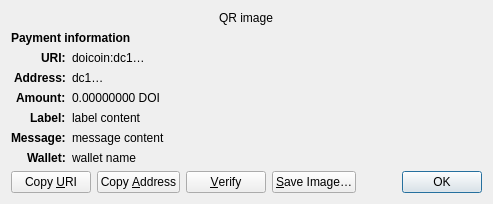
<?xml version="1.0" encoding="UTF-8"?>
<ui version="4.0">
 <class>ReceiveRequestDialog</class>
 <widget class="QDialog" name="ReceiveRequestDialog">
  <property name="geometry">
   <rect>
    <x>0</x>
    <y>0</y>
    <width>485</width>
    <height>229</height>
   </rect>
  </property>
  <property name="windowTitle">
   <string>Request payment to …</string>
  </property>
  <layout class="QGridLayout" name="gridLayout" columnstretch="0,1">
   <property name="sizeConstraint">
    <enum>QLayout::SetFixedSize</enum>
   </property>
   <item row="0" column="0" colspan="2" alignment="Qt::AlignHCenter">
    <widget class="QRImageWidget" name="qr_code">
     <property name="text">
      <string notr="true">QR image</string>
     </property>
     <property name="textInteractionFlags">
      <set>Qt::NoTextInteraction</set>
     </property>
    </widget>
   </item>
   <item row="1" column="0" colspan="2">
    <widget class="QLabel" name="payment_header">
     <property name="font">
      <font>
       <weight>75</weight>
       <bold>true</bold>
      </font>
     </property>
     <property name="text">
      <string>Payment information</string>
     </property>
     <property name="textInteractionFlags">
      <set>Qt::NoTextInteraction</set>
     </property>
    </widget>
   </item>
   <item row="2" column="0" alignment="Qt::AlignRight|Qt::AlignTop">
    <widget class="QLabel" name="uri_tag">
     <property name="font">
      <font>
       <weight>75</weight>
       <bold>true</bold>
      </font>
     </property>
     <property name="text">
      <string notr="true">URI:</string>
     </property>
     <property name="textFormat">
      <enum>Qt::PlainText</enum>
     </property>
     <property name="textInteractionFlags">
      <set>Qt::NoTextInteraction</set>
     </property>
    </widget>
   </item>
   <item row="2" column="1" alignment="Qt::AlignTop">
    <widget class="QLabel" name="uri_content">
     <property name="text">
      <string notr="true">doicoin:dc1…</string>
     </property>
     <property name="textFormat">
      <enum>Qt::RichText</enum>
     </property>
     <property name="wordWrap">
      <bool>true</bool>
     </property>
     <property name="textInteractionFlags">
      <set>Qt::TextSelectableByMouse</set>
     </property>
    </widget>
   </item>
   <item row="3" column="0" alignment="Qt::AlignRight|Qt::AlignTop">
    <widget class="QLabel" name="address_tag">
     <property name="font">
      <font>
       <weight>75</weight>
       <bold>true</bold>
      </font>
     </property>
     <property name="text">
      <string>Address:</string>
     </property>
     <property name="textInteractionFlags">
      <set>Qt::NoTextInteraction</set>
     </property>
    </widget>
   </item>
   <item row="3" column="1" alignment="Qt::AlignTop">
    <widget class="QLabel" name="address_content">
     <property name="text">
      <string notr="true">dc1…</string>
     </property>
     <property name="textFormat">
      <enum>Qt::PlainText</enum>
     </property>
     <property name="textInteractionFlags">
      <set>Qt::TextSelectableByMouse</set>
     </property>
    </widget>
   </item>
   <item row="4" column="0" alignment="Qt::AlignRight|Qt::AlignTop">
    <widget class="QLabel" name="amount_tag">
     <property name="font">
      <font>
       <weight>75</weight>
       <bold>true</bold>
      </font>
     </property>
     <property name="text">
      <string>Amount:</string>
     </property>
     <property name="textInteractionFlags">
      <set>Qt::NoTextInteraction</set>
     </property>
    </widget>
   </item>
   <item row="4" column="1" alignment="Qt::AlignTop">
    <widget class="QLabel" name="amount_content">
     <property name="text">
      <string notr="true">0.00000000 DOI</string>
     </property>
     <property name="textFormat">
      <enum>Qt::PlainText</enum>
     </property>
     <property name="textInteractionFlags">
      <set>Qt::TextSelectableByMouse</set>
     </property>
    </widget>
   </item>
   <item row="5" column="0" alignment="Qt::AlignRight|Qt::AlignTop">
    <widget class="QLabel" name="label_tag">
     <property name="font">
      <font>
       <weight>75</weight>
       <bold>true</bold>
      </font>
     </property>
     <property name="text">
      <string>Label:</string>
     </property>
     <property name="textInteractionFlags">
      <set>Qt::NoTextInteraction</set>
     </property>
    </widget>
   </item>
   <item row="5" column="1" alignment="Qt::AlignTop">
    <widget class="QLabel" name="label_content">
     <property name="text">
      <string notr="true">label content</string>
     </property>
     <property name="textFormat">
      <enum>Qt::PlainText</enum>
     </property>
     <property name="wordWrap">
      <bool>true</bool>
     </property>
     <property name="textInteractionFlags">
      <set>Qt::TextSelectableByMouse</set>
     </property>
    </widget>
   </item>
   <item row="6" column="0" alignment="Qt::AlignRight|Qt::AlignTop">
    <widget class="QLabel" name="message_tag">
     <property name="font">
      <font>
       <weight>75</weight>
       <bold>true</bold>
      </font>
     </property>
     <property name="text">
      <string>Message:</string>
     </property>
     <property name="textInteractionFlags">
      <set>Qt::NoTextInteraction</set>
     </property>
    </widget>
   </item>
   <item row="6" column="1" alignment="Qt::AlignTop">
    <widget class="QLabel" name="message_content">
     <property name="text">
      <string notr="true">message content</string>
     </property>
     <property name="textFormat">
      <enum>Qt::PlainText</enum>
     </property>
     <property name="wordWrap">
      <bool>true</bool>
     </property>
     <property name="textInteractionFlags">
      <set>Qt::TextSelectableByMouse</set>
     </property>
    </widget>
   </item>
   <item row="7" column="0" alignment="Qt::AlignRight|Qt::AlignTop">
    <widget class="QLabel" name="wallet_tag">
     <property name="font">
      <font>
       <weight>75</weight>
       <bold>true</bold>
      </font>
     </property>
     <property name="text">
      <string>Wallet:</string>
     </property>
     <property name="textInteractionFlags">
      <set>Qt::NoTextInteraction</set>
     </property>
    </widget>
   </item>
   <item row="7" column="1" alignment="Qt::AlignTop">
    <widget class="QLabel" name="wallet_content">
     <property name="text">
      <string notr="true">wallet name</string>
     </property>
     <property name="textFormat">
      <enum>Qt::PlainText</enum>
     </property>
     <property name="wordWrap">
      <bool>true</bool>
     </property>
     <property name="textInteractionFlags">
      <set>Qt::TextSelectableByMouse</set>
     </property>
    </widget>
   </item>
   <item row="8" column="0" colspan="2">
    <layout class="QHBoxLayout" name="horizontalLayout">
     <item>
      <widget class="QPushButton" name="btnCopyURI">
       <property name="text">
        <string>Copy &amp;URI</string>
       </property>
       <property name="autoDefault">
        <bool>false</bool>
       </property>
      </widget>
     </item>
     <item>
      <widget class="QPushButton" name="btnCopyAddress">
       <property name="text">
        <string>Copy &amp;Address</string>
       </property>
       <property name="autoDefault">
        <bool>false</bool>
       </property>
      </widget>
     </item>
     <item>
      <widget class="QPushButton" name="btnVerify">
       <property name="toolTip">
        <string>Verify this address on e.g. a hardware wallet screen</string>
       </property>
       <property name="text">
        <string>&amp;Verify</string>
       </property>
       <property name="autoDefault">
        <bool>false</bool>
       </property>
      </widget>
     </item>
     <item>
      <widget class="QPushButton" name="btnSaveAs">
       <property name="text">
        <string>&amp;Save Image…</string>
       </property>
       <property name="autoDefault">
        <bool>false</bool>
       </property>
      </widget>
     </item>
     <item>
      <spacer name="horizontalSpacer_2">
       <property name="orientation">
        <enum>Qt::Horizontal</enum>
       </property>
       <property name="sizeHint" stdset="0">
        <size>
         <width>40</width>
         <height>20</height>
        </size>
       </property>
      </spacer>
     </item>
     <item>
      <widget class="QDialogButtonBox" name="buttonBox">
       <property name="focusPolicy">
        <enum>Qt::StrongFocus</enum>
       </property>
       <property name="standardButtons">
        <set>QDialogButtonBox::Ok</set>
       </property>
      </widget>
     </item>
    </layout>
   </item>
  </layout>
 </widget>
 <customwidgets>
  <customwidget>
   <class>QRImageWidget</class>
   <extends>QLabel</extends>
   <header>qt/qrimagewidget.h</header>
  </customwidget>
 </customwidgets>
 <tabstops>
  <tabstop>buttonBox</tabstop>
  <tabstop>btnCopyURI</tabstop>
  <tabstop>btnCopyAddress</tabstop>
  <tabstop>btnSaveAs</tabstop>
 </tabstops>
 <resources/>
 <connections>
  <connection>
   <sender>buttonBox</sender>
   <signal>accepted()</signal>
   <receiver>ReceiveRequestDialog</receiver>
   <slot>accept()</slot>
   <hints>
    <hint type="sourcelabel">
     <x>135</x>
     <y>230</y>
    </hint>
    <hint type="destinationlabel">
     <x>135</x>
     <y>126</y>
    </hint>
   </hints>
  </connection>
 </connections>
</ui>
